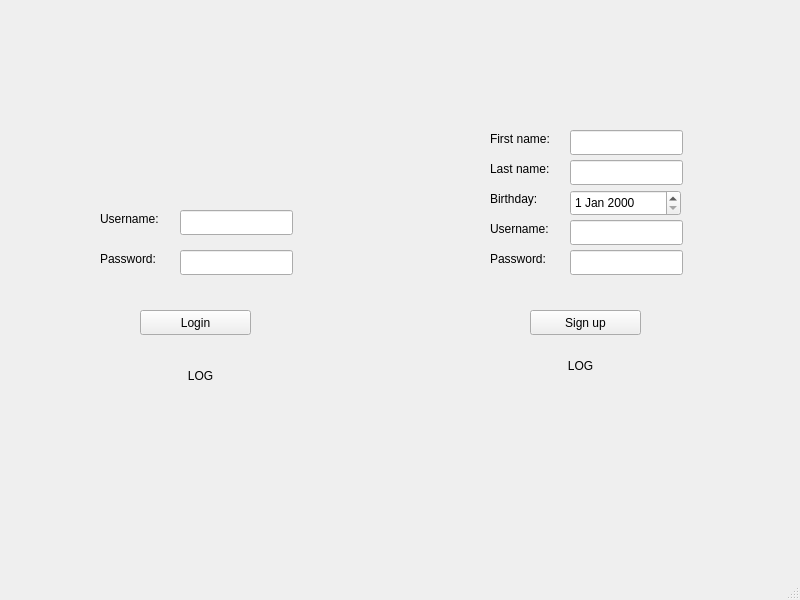
<?xml version="1.0" encoding="UTF-8"?>
<ui version="4.0">
 <class>loginWindow</class>
 <widget class="QMainWindow" name="loginWindow">
  <property name="geometry">
   <rect>
    <x>0</x>
    <y>0</y>
    <width>800</width>
    <height>600</height>
   </rect>
  </property>
  <property name="windowTitle">
   <string>Login</string>
  </property>
  <widget class="QWidget" name="centralwidget">
   <widget class="QLineEdit" name="usernameInput">
    <property name="geometry">
     <rect>
      <x>180</x>
      <y>210</y>
      <width>113</width>
      <height>25</height>
     </rect>
    </property>
   </widget>
   <widget class="QLineEdit" name="passwordInput">
    <property name="geometry">
     <rect>
      <x>180</x>
      <y>250</y>
      <width>113</width>
      <height>25</height>
     </rect>
    </property>
    <property name="echoMode">
     <enum>QLineEdit::Password</enum>
    </property>
   </widget>
   <widget class="QLabel" name="label">
    <property name="geometry">
     <rect>
      <x>100</x>
      <y>210</y>
      <width>81</width>
      <height>17</height>
     </rect>
    </property>
    <property name="text">
     <string>Username:</string>
    </property>
   </widget>
   <widget class="QLabel" name="label_2">
    <property name="geometry">
     <rect>
      <x>100</x>
      <y>250</y>
      <width>81</width>
      <height>17</height>
     </rect>
    </property>
    <property name="text">
     <string>Password:</string>
    </property>
   </widget>
   <widget class="QPushButton" name="loginButton">
    <property name="geometry">
     <rect>
      <x>140</x>
      <y>310</y>
      <width>111</width>
      <height>25</height>
     </rect>
    </property>
    <property name="text">
     <string>Login</string>
    </property>
   </widget>
   <widget class="QLabel" name="label_3">
    <property name="geometry">
     <rect>
      <x>490</x>
      <y>220</y>
      <width>81</width>
      <height>17</height>
     </rect>
    </property>
    <property name="text">
     <string>Username:</string>
    </property>
   </widget>
   <widget class="QLineEdit" name="passwordInputSignup">
    <property name="geometry">
     <rect>
      <x>570</x>
      <y>250</y>
      <width>113</width>
      <height>25</height>
     </rect>
    </property>
    <property name="echoMode">
     <enum>QLineEdit::Password</enum>
    </property>
   </widget>
   <widget class="QLabel" name="label_4">
    <property name="geometry">
     <rect>
      <x>490</x>
      <y>160</y>
      <width>81</width>
      <height>17</height>
     </rect>
    </property>
    <property name="text">
     <string>Last name:</string>
    </property>
   </widget>
   <widget class="QLineEdit" name="usernameInputSignup">
    <property name="geometry">
     <rect>
      <x>570</x>
      <y>220</y>
      <width>113</width>
      <height>25</height>
     </rect>
    </property>
   </widget>
   <widget class="QDateEdit" name="birthdayInput">
    <property name="geometry">
     <rect>
      <x>570</x>
      <y>190</y>
      <width>111</width>
      <height>26</height>
     </rect>
    </property>
   </widget>
   <widget class="QPushButton" name="signupButton_2">
    <property name="geometry">
     <rect>
      <x>530</x>
      <y>310</y>
      <width>111</width>
      <height>25</height>
     </rect>
    </property>
    <property name="text">
     <string>Sign up</string>
    </property>
   </widget>
   <widget class="QLabel" name="label_5">
    <property name="geometry">
     <rect>
      <x>490</x>
      <y>250</y>
      <width>81</width>
      <height>17</height>
     </rect>
    </property>
    <property name="text">
     <string>Password:</string>
    </property>
   </widget>
   <widget class="QLineEdit" name="lastInput">
    <property name="geometry">
     <rect>
      <x>570</x>
      <y>160</y>
      <width>113</width>
      <height>25</height>
     </rect>
    </property>
   </widget>
   <widget class="QLabel" name="label_6">
    <property name="geometry">
     <rect>
      <x>490</x>
      <y>190</y>
      <width>81</width>
      <height>17</height>
     </rect>
    </property>
    <property name="text">
     <string>Birthday:</string>
    </property>
   </widget>
   <widget class="QLineEdit" name="firstnameInput">
    <property name="geometry">
     <rect>
      <x>570</x>
      <y>130</y>
      <width>113</width>
      <height>25</height>
     </rect>
    </property>
   </widget>
   <widget class="QLabel" name="label_7">
    <property name="geometry">
     <rect>
      <x>490</x>
      <y>130</y>
      <width>81</width>
      <height>17</height>
     </rect>
    </property>
    <property name="text">
     <string>First name:</string>
    </property>
   </widget>
   <widget class="QLabel" name="signupMsg">
    <property name="geometry">
     <rect>
      <x>520</x>
      <y>350</y>
      <width>121</width>
      <height>31</height>
     </rect>
    </property>
    <property name="text">
     <string>LOG</string>
    </property>
    <property name="alignment">
     <set>Qt::AlignCenter</set>
    </property>
   </widget>
   <widget class="QLabel" name="loginMsg">
    <property name="geometry">
     <rect>
      <x>140</x>
      <y>360</y>
      <width>121</width>
      <height>31</height>
     </rect>
    </property>
    <property name="text">
     <string>LOG</string>
    </property>
    <property name="alignment">
     <set>Qt::AlignCenter</set>
    </property>
   </widget>
  </widget>
  <widget class="QMenuBar" name="menubar">
   <property name="geometry">
    <rect>
     <x>0</x>
     <y>0</y>
     <width>800</width>
     <height>22</height>
    </rect>
   </property>
  </widget>
  <widget class="QStatusBar" name="statusbar"/>
 </widget>
 <resources/>
 <connections/>
</ui>
